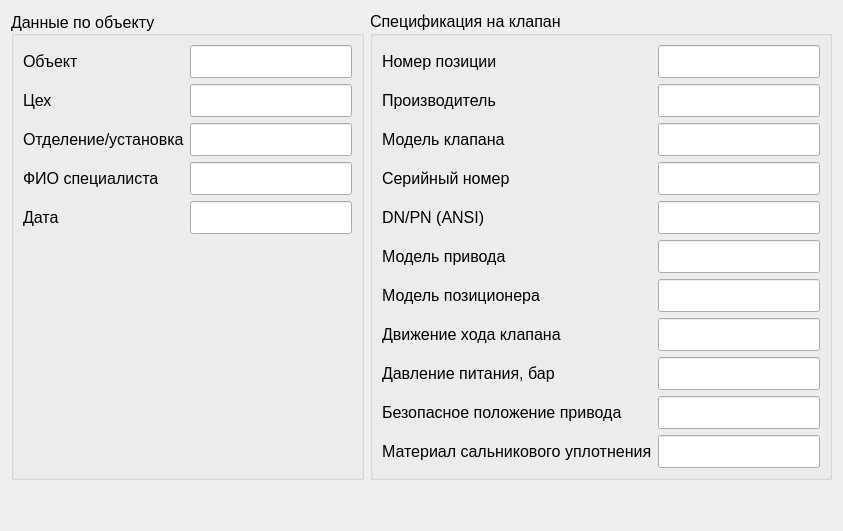
          <widget class="QWidget" name="tab_info">
           <attribute name="title">
            <string>Общие данные</string>
           </attribute>
           <layout class="QGridLayout" name="gridLayout_8">
            <item row="0" column="0">
             <widget class="QGroupBox" name="groupBox_reportGenerationGeneral_objectData">
              <property name="sizePolicy">
               <sizepolicy hsizetype="Expanding" vsizetype="Preferred">
                <horstretch>0</horstretch>
                <verstretch>0</verstretch>
               </sizepolicy>
              </property>
              <property name="font">
               <font>
                <family>Segoe UI</family>
                <pointsize>12</pointsize>
               </font>
              </property>
              <property name="title">
               <string>Данные по объекту</string>
              </property>
              <property name="alignment">
               <set>Qt::AlignmentFlag::AlignLeading|Qt::AlignmentFlag::AlignLeft|Qt::AlignmentFlag::AlignVCenter</set>
              </property>
              <layout class="QFormLayout" name="formLayout_3">
               <item row="0" column="0">
                <widget class="QLabel" name="label_object">
                 <property name="sizePolicy">
                  <sizepolicy hsizetype="Expanding" vsizetype="Preferred">
                   <horstretch>0</horstretch>
                   <verstretch>0</verstretch>
                  </sizepolicy>
                 </property>
                 <property name="minimumSize">
                  <size>
                   <width>150</width>
                   <height>0</height>
                  </size>
                 </property>
                 <property name="text">
                  <string>Объект</string>
                 </property>
                </widget>
               </item>
               <item row="0" column="1">
                <widget class="QLineEdit" name="lineEdit_object">
                 <property name="sizePolicy">
                  <sizepolicy hsizetype="Expanding" vsizetype="Fixed">
                   <horstretch>0</horstretch>
                   <verstretch>0</verstretch>
                  </sizepolicy>
                 </property>
                 <property name="styleSheet">
                  <string notr="true">padding: 5px 10px;</string>
                 </property>
                 <property name="readOnly">
                  <bool>true</bool>
                 </property>
                 <property name="clearButtonEnabled">
                  <bool>false</bool>
                 </property>
                </widget>
               </item>
               <item row="1" column="0">
                <widget class="QLabel" name="label_manufacture">
                 <property name="sizePolicy">
                  <sizepolicy hsizetype="Expanding" vsizetype="Preferred">
                   <horstretch>0</horstretch>
                   <verstretch>0</verstretch>
                  </sizepolicy>
                 </property>
                 <property name="minimumSize">
                  <size>
                   <width>150</width>
                   <height>0</height>
                  </size>
                 </property>
                 <property name="text">
                  <string>Цех</string>
                 </property>
                </widget>
               </item>
               <item row="1" column="1">
                <widget class="QLineEdit" name="lineEdit_manufacture">
                 <property name="sizePolicy">
                  <sizepolicy hsizetype="Expanding" vsizetype="Fixed">
                   <horstretch>0</horstretch>
                   <verstretch>0</verstretch>
                  </sizepolicy>
                 </property>
                 <property name="font">
                  <font>
                   <family>Segoe UI</family>
                   <pointsize>12</pointsize>
                  </font>
                 </property>
                 <property name="styleSheet">
                  <string notr="true">padding: 5px 10px;</string>
                 </property>
                 <property name="readOnly">
                  <bool>true</bool>
                 </property>
                 <property name="clearButtonEnabled">
                  <bool>false</bool>
                 </property>
                </widget>
               </item>
               <item row="2" column="0">
                <widget class="QLabel" name="label_department">
                 <property name="sizePolicy">
                  <sizepolicy hsizetype="Expanding" vsizetype="Preferred">
                   <horstretch>0</horstretch>
                   <verstretch>0</verstretch>
                  </sizepolicy>
                 </property>
                 <property name="minimumSize">
                  <size>
                   <width>150</width>
                   <height>0</height>
                  </size>
                 </property>
                 <property name="text">
                  <string>Отделение/установка</string>
                 </property>
                </widget>
               </item>
               <item row="2" column="1">
                <widget class="QLineEdit" name="lineEdit_department">
                 <property name="sizePolicy">
                  <sizepolicy hsizetype="Expanding" vsizetype="Fixed">
                   <horstretch>0</horstretch>
                   <verstretch>0</verstretch>
                  </sizepolicy>
                 </property>
                 <property name="font">
                  <font>
                   <family>Segoe UI</family>
                   <pointsize>12</pointsize>
                  </font>
                 </property>
                 <property name="styleSheet">
                  <string notr="true">padding: 5px 10px;</string>
                 </property>
                 <property name="readOnly">
                  <bool>true</bool>
                 </property>
                 <property name="clearButtonEnabled">
                  <bool>false</bool>
                 </property>
                </widget>
               </item>
               <item row="3" column="0">
                <widget class="QLabel" name="label_FIO">
                 <property name="sizePolicy">
                  <sizepolicy hsizetype="Expanding" vsizetype="Preferred">
                   <horstretch>0</horstretch>
                   <verstretch>0</verstretch>
                  </sizepolicy>
                 </property>
                 <property name="minimumSize">
                  <size>
                   <width>150</width>
                   <height>0</height>
                  </size>
                 </property>
                 <property name="text">
                  <string>ФИО специалиста</string>
                 </property>
                </widget>
               </item>
               <item row="3" column="1">
                <widget class="QLineEdit" name="lineEdit_FIO">
                 <property name="sizePolicy">
                  <sizepolicy hsizetype="Expanding" vsizetype="Fixed">
                   <horstretch>0</horstretch>
                   <verstretch>0</verstretch>
                  </sizepolicy>
                 </property>
                 <property name="font">
                  <font>
                   <family>Segoe UI</family>
                   <pointsize>12</pointsize>
                  </font>
                 </property>
                 <property name="styleSheet">
                  <string notr="true">padding: 5px 10px;</string>
                 </property>
                 <property name="readOnly">
                  <bool>true</bool>
                 </property>
                 <property name="clearButtonEnabled">
                  <bool>false</bool>
                 </property>
                </widget>
               </item>
               <item row="4" column="0">
                <widget class="QLabel" name="label_date">
                 <property name="sizePolicy">
                  <sizepolicy hsizetype="Expanding" vsizetype="Preferred">
                   <horstretch>0</horstretch>
                   <verstretch>0</verstretch>
                  </sizepolicy>
                 </property>
                 <property name="minimumSize">
                  <size>
                   <width>150</width>
                   <height>0</height>
                  </size>
                 </property>
                 <property name="text">
                  <string>Дата</string>
                 </property>
                </widget>
               </item>
               <item row="4" column="1">
                <widget class="QLineEdit" name="lineEdit_date">
                 <property name="sizePolicy">
                  <sizepolicy hsizetype="Expanding" vsizetype="Fixed">
                   <horstretch>0</horstretch>
                   <verstretch>0</verstretch>
                  </sizepolicy>
                 </property>
                 <property name="font">
                  <font>
                   <family>Segoe UI</family>
                   <pointsize>12</pointsize>
                  </font>
                 </property>
                 <property name="styleSheet">
                  <string notr="true">padding: 5px 10px;</string>
                 </property>
                 <property name="readOnly">
                  <bool>true</bool>
                 </property>
                 <property name="clearButtonEnabled">
                  <bool>false</bool>
                 </property>
                </widget>
               </item>
              </layout>
             </widget>
            </item>
            <item row="1" column="1">
             <spacer name="verticalSpacer_4">
              <property name="orientation">
               <enum>Qt::Orientation::Vertical</enum>
              </property>
              <property name="sizeHint" stdset="0">
               <size>
                <width>20</width>
                <height>40</height>
               </size>
              </property>
             </spacer>
            </item>
            <item row="0" column="1">
             <widget class="QGroupBox" name="groupBox_reportGenerationGeneral_valveSpecification">
              <property name="sizePolicy">
               <sizepolicy hsizetype="Preferred" vsizetype="Preferred">
                <horstretch>0</horstretch>
                <verstretch>0</verstretch>
               </sizepolicy>
              </property>
              <property name="font">
               <font>
                <family>Segoe UI</family>
                <pointsize>12</pointsize>
               </font>
              </property>
              <property name="title">
               <string>Спецификация на клапан</string>
              </property>
              <layout class="QFormLayout" name="formLayout">
               <item row="0" column="0">
                <widget class="QLabel" name="label_positionNumber">
                 <property name="sizePolicy">
                  <sizepolicy hsizetype="Expanding" vsizetype="Preferred">
                   <horstretch>0</horstretch>
                   <verstretch>0</verstretch>
                  </sizepolicy>
                 </property>
                 <property name="minimumSize">
                  <size>
                   <width>262</width>
                   <height>0</height>
                  </size>
                 </property>
                 <property name="font">
                  <font>
                   <family>Segoe UI</family>
                   <pointsize>12</pointsize>
                  </font>
                 </property>
                 <property name="text">
                  <string>Номер позиции</string>
                 </property>
                </widget>
               </item>
               <item row="0" column="1">
                <widget class="QLineEdit" name="lineEdit_positionNumber">
                 <property name="sizePolicy">
                  <sizepolicy hsizetype="Expanding" vsizetype="Fixed">
                   <horstretch>0</horstretch>
                   <verstretch>0</verstretch>
                  </sizepolicy>
                 </property>
                 <property name="font">
                  <font>
                   <family>Segoe UI</family>
                   <pointsize>12</pointsize>
                  </font>
                 </property>
                 <property name="styleSheet">
                  <string notr="true">padding: 5px 10px;</string>
                 </property>
                 <property name="readOnly">
                  <bool>true</bool>
                 </property>
                 <property name="clearButtonEnabled">
                  <bool>false</bool>
                 </property>
                </widget>
               </item>
               <item row="1" column="0">
                <widget class="QLabel" name="label_manufacturer">
                 <property name="sizePolicy">
                  <sizepolicy hsizetype="Expanding" vsizetype="Preferred">
                   <horstretch>0</horstretch>
                   <verstretch>0</verstretch>
                  </sizepolicy>
                 </property>
                 <property name="minimumSize">
                  <size>
                   <width>262</width>
                   <height>0</height>
                  </size>
                 </property>
                 <property name="font">
                  <font>
                   <family>Segoe UI</family>
                   <pointsize>12</pointsize>
                  </font>
                 </property>
                 <property name="text">
                  <string>Производитель</string>
                 </property>
                </widget>
               </item>
               <item row="1" column="1">
                <widget class="QLineEdit" name="lineEdit_manufacturer">
                 <property name="sizePolicy">
                  <sizepolicy hsizetype="Expanding" vsizetype="Maximum">
                   <horstretch>0</horstretch>
                   <verstretch>0</verstretch>
                  </sizepolicy>
                 </property>
                 <property name="font">
                  <font>
                   <family>Segoe UI</family>
                   <pointsize>12</pointsize>
                  </font>
                 </property>
                 <property name="styleSheet">
                  <string notr="true">padding: 5px 10px;</string>
                 </property>
                 <property name="readOnly">
                  <bool>true</bool>
                 </property>
                 <property name="clearButtonEnabled">
                  <bool>false</bool>
                 </property>
                </widget>
               </item>
               <item row="2" column="0">
                <widget class="QLabel" name="label_valveModel">
                 <property name="sizePolicy">
                  <sizepolicy hsizetype="Expanding" vsizetype="Preferred">
                   <horstretch>0</horstretch>
                   <verstretch>0</verstretch>
                  </sizepolicy>
                 </property>
                 <property name="minimumSize">
                  <size>
                   <width>262</width>
                   <height>0</height>
                  </size>
                 </property>
                 <property name="font">
                  <font>
                   <family>Segoe UI</family>
                   <pointsize>12</pointsize>
                  </font>
                 </property>
                 <property name="text">
                  <string>Модель клапана</string>
                 </property>
                </widget>
               </item>
               <item row="2" column="1">
                <widget class="QLineEdit" name="lineEdit_valveModel">
                 <property name="sizePolicy">
                  <sizepolicy hsizetype="Expanding" vsizetype="Fixed">
                   <horstretch>0</horstretch>
                   <verstretch>0</verstretch>
                  </sizepolicy>
                 </property>
                 <property name="font">
                  <font>
                   <family>Segoe UI</family>
                   <pointsize>12</pointsize>
                  </font>
                 </property>
                 <property name="styleSheet">
                  <string notr="true">padding: 5px 10px;</string>
                 </property>
                 <property name="readOnly">
                  <bool>true</bool>
                 </property>
                 <property name="clearButtonEnabled">
                  <bool>false</bool>
                 </property>
                </widget>
               </item>
               <item row="3" column="0">
                <widget class="QLabel" name="label_serialNumber">
                 <property name="sizePolicy">
                  <sizepolicy hsizetype="Expanding" vsizetype="Preferred">
                   <horstretch>0</horstretch>
                   <verstretch>0</verstretch>
                  </sizepolicy>
                 </property>
                 <property name="minimumSize">
                  <size>
                   <width>262</width>
                   <height>0</height>
                  </size>
                 </property>
                 <property name="font">
                  <font>
                   <family>Segoe UI</family>
                   <pointsize>12</pointsize>
                  </font>
                 </property>
                 <property name="text">
                  <string>Серийный номер</string>
                 </property>
                </widget>
               </item>
               <item row="3" column="1">
                <widget class="QLineEdit" name="lineEdit_serialNumber">
                 <property name="sizePolicy">
                  <sizepolicy hsizetype="Expanding" vsizetype="Fixed">
                   <horstretch>0</horstretch>
                   <verstretch>0</verstretch>
                  </sizepolicy>
                 </property>
                 <property name="font">
                  <font>
                   <family>Segoe UI</family>
                   <pointsize>12</pointsize>
                  </font>
                 </property>
                 <property name="styleSheet">
                  <string notr="true">padding: 5px 10px;</string>
                 </property>
                 <property name="readOnly">
                  <bool>true</bool>
                 </property>
                 <property name="clearButtonEnabled">
                  <bool>false</bool>
                 </property>
                </widget>
               </item>
               <item row="4" column="0">
                <widget class="QLabel" name="label_DNPN">
                 <property name="sizePolicy">
                  <sizepolicy hsizetype="Expanding" vsizetype="Preferred">
                   <horstretch>0</horstretch>
                   <verstretch>0</verstretch>
                  </sizepolicy>
                 </property>
                 <property name="minimumSize">
                  <size>
                   <width>262</width>
                   <height>0</height>
                  </size>
                 </property>
                 <property name="font">
                  <font>
                   <family>Segoe UI</family>
                   <pointsize>12</pointsize>
                  </font>
                 </property>
                 <property name="text">
                  <string>DN/PN (ANSI)</string>
                 </property>
                </widget>
               </item>
               <item row="4" column="1">
                <widget class="QLineEdit" name="lineEdit_DNPN">
                 <property name="sizePolicy">
                  <sizepolicy hsizetype="Expanding" vsizetype="Fixed">
                   <horstretch>0</horstretch>
                   <verstretch>0</verstretch>
                  </sizepolicy>
                 </property>
                 <property name="font">
                  <font>
                   <family>Segoe UI</family>
                   <pointsize>12</pointsize>
                  </font>
                 </property>
                 <property name="styleSheet">
                  <string notr="true">padding: 5px 10px;</string>
                 </property>
                 <property name="text">
                  <string/>
                 </property>
                 <property name="readOnly">
                  <bool>true</bool>
                 </property>
                 <property name="clearButtonEnabled">
                  <bool>false</bool>
                 </property>
                </widget>
               </item>
               <item row="5" column="0">
                <widget class="QLabel" name="label_driveModel">
                 <property name="sizePolicy">
                  <sizepolicy hsizetype="Expanding" vsizetype="Preferred">
                   <horstretch>0</horstretch>
                   <verstretch>0</verstretch>
                  </sizepolicy>
                 </property>
                 <property name="minimumSize">
                  <size>
                   <width>262</width>
                   <height>0</height>
                  </size>
                 </property>
                 <property name="text">
                  <string>Модель привода</string>
                 </property>
                </widget>
               </item>
               <item row="5" column="1">
                <widget class="QLineEdit" name="lineEdit_driveModel">
                 <property name="sizePolicy">
                  <sizepolicy hsizetype="Expanding" vsizetype="Fixed">
                   <horstretch>0</horstretch>
                   <verstretch>0</verstretch>
                  </sizepolicy>
                 </property>
                 <property name="font">
                  <font>
                   <family>Segoe UI</family>
                   <pointsize>12</pointsize>
                  </font>
                 </property>
                 <property name="styleSheet">
                  <string notr="true">padding: 5px 10px;</string>
                 </property>
                 <property name="readOnly">
                  <bool>true</bool>
                 </property>
                 <property name="clearButtonEnabled">
                  <bool>false</bool>
                 </property>
                </widget>
               </item>
               <item row="6" column="0">
                <widget class="QLabel" name="label_positionerModel">
                 <property name="sizePolicy">
                  <sizepolicy hsizetype="Expanding" vsizetype="Preferred">
                   <horstretch>0</horstretch>
                   <verstretch>0</verstretch>
                  </sizepolicy>
                 </property>
                 <property name="minimumSize">
                  <size>
                   <width>262</width>
                   <height>0</height>
                  </size>
                 </property>
                 <property name="font">
                  <font>
                   <family>Segoe UI</family>
                   <pointsize>12</pointsize>
                  </font>
                 </property>
                 <property name="text">
                  <string>Модель позиционера</string>
                 </property>
                </widget>
               </item>
               <item row="6" column="1">
                <widget class="QLineEdit" name="lineEdit_positionerModel">
                 <property name="sizePolicy">
                  <sizepolicy hsizetype="Expanding" vsizetype="Fixed">
                   <horstretch>0</horstretch>
                   <verstretch>0</verstretch>
                  </sizepolicy>
                 </property>
                 <property name="font">
                  <font>
                   <family>Segoe UI</family>
                   <pointsize>12</pointsize>
                  </font>
                 </property>
                 <property name="styleSheet">
                  <string notr="true">padding: 5px 10px;</string>
                 </property>
                 <property name="readOnly">
                  <bool>true</bool>
                 </property>
                 <property name="clearButtonEnabled">
                  <bool>false</bool>
                 </property>
                </widget>
               </item>
               <item row="7" column="0">
                <widget class="QLabel" name="label_strokeMovement">
                 <property name="sizePolicy">
                  <sizepolicy hsizetype="Expanding" vsizetype="Preferred">
                   <horstretch>0</horstretch>
                   <verstretch>0</verstretch>
                  </sizepolicy>
                 </property>
                 <property name="minimumSize">
                  <size>
                   <width>262</width>
                   <height>0</height>
                  </size>
                 </property>
                 <property name="font">
                  <font>
                   <family>Segoe UI</family>
                   <pointsize>12</pointsize>
                  </font>
                 </property>
                 <property name="text">
                  <string>Движение хода клапана</string>
                 </property>
                </widget>
               </item>
               <item row="7" column="1">
                <widget class="QLineEdit" name="lineEdit_strokeMovement">
                 <property name="sizePolicy">
                  <sizepolicy hsizetype="Expanding" vsizetype="Fixed">
                   <horstretch>0</horstretch>
                   <verstretch>0</verstretch>
                  </sizepolicy>
                 </property>
                 <property name="font">
                  <font>
                   <family>Segoe UI</family>
                   <pointsize>12</pointsize>
                  </font>
                 </property>
                 <property name="styleSheet">
                  <string notr="true">padding: 5px 10px;</string>
                 </property>
                 <property name="readOnly">
                  <bool>true</bool>
                 </property>
                 <property name="clearButtonEnabled">
                  <bool>false</bool>
                 </property>
                </widget>
               </item>
               <item row="8" column="0">
                <widget class="QLabel" name="label_pressure">
                 <property name="sizePolicy">
                  <sizepolicy hsizetype="Expanding" vsizetype="Preferred">
                   <horstretch>0</horstretch>
                   <verstretch>0</verstretch>
                  </sizepolicy>
                 </property>
                 <property name="minimumSize">
                  <size>
                   <width>262</width>
                   <height>0</height>
                  </size>
                 </property>
                 <property name="font">
                  <font>
                   <family>Segoe UI</family>
                   <pointsize>12</pointsize>
                  </font>
                 </property>
                 <property name="text">
                  <string>Давление питания, бар</string>
                 </property>
                </widget>
               </item>
               <item row="8" column="1">
                <widget class="QLineEdit" name="lineEdit_supplyPressure">
                 <property name="sizePolicy">
                  <sizepolicy hsizetype="Expanding" vsizetype="Fixed">
                   <horstretch>0</horstretch>
                   <verstretch>0</verstretch>
                  </sizepolicy>
                 </property>
                 <property name="font">
                  <font>
                   <family>Segoe UI</family>
                   <pointsize>12</pointsize>
                  </font>
                 </property>
                 <property name="styleSheet">
                  <string notr="true">padding: 5px 10px;</string>
                 </property>
                 <property name="readOnly">
                  <bool>false</bool>
                 </property>
                 <property name="clearButtonEnabled">
                  <bool>false</bool>
                 </property>
                </widget>
               </item>
               <item row="9" column="0">
                <widget class="QLabel" name="label_safePosition">
                 <property name="sizePolicy">
                  <sizepolicy hsizetype="Expanding" vsizetype="Preferred">
                   <horstretch>0</horstretch>
                   <verstretch>0</verstretch>
                  </sizepolicy>
                 </property>
                 <property name="minimumSize">
                  <size>
                   <width>262</width>
                   <height>0</height>
                  </size>
                 </property>
                 <property name="font">
                  <font>
                   <family>Segoe UI</family>
                   <pointsize>12</pointsize>
                  </font>
                 </property>
                 <property name="text">
                  <string>Безопасное положение привода</string>
                 </property>
                </widget>
               </item>
               <item row="9" column="1">
                <widget class="QLineEdit" name="lineEdit_safePosition">
                 <property name="sizePolicy">
                  <sizepolicy hsizetype="Expanding" vsizetype="Fixed">
                   <horstretch>0</horstretch>
                   <verstretch>0</verstretch>
                  </sizepolicy>
                 </property>
                 <property name="font">
                  <font>
                   <family>Segoe UI</family>
                   <pointsize>12</pointsize>
                  </font>
                 </property>
                 <property name="styleSheet">
                  <string notr="true">padding: 5px 10px;</string>
                 </property>
                 <property name="readOnly">
                  <bool>true</bool>
                 </property>
                 <property name="clearButtonEnabled">
                  <bool>false</bool>
                 </property>
                </widget>
               </item>
               <item row="10" column="0">
                <widget class="QLabel" name="label_materialStuffingBoxSeal">
                 <property name="sizePolicy">
                  <sizepolicy hsizetype="Expanding" vsizetype="Preferred">
                   <horstretch>0</horstretch>
                   <verstretch>0</verstretch>
                  </sizepolicy>
                 </property>
                 <property name="minimumSize">
                  <size>
                   <width>262</width>
                   <height>0</height>
                  </size>
                 </property>
                 <property name="font">
                  <font>
                   <family>Segoe UI</family>
                   <pointsize>12</pointsize>
                  </font>
                 </property>
                 <property name="text">
                  <string>Материал сальникового уплотнения</string>
                 </property>
                </widget>
               </item>
               <item row="10" column="1">
                <widget class="QLineEdit" name="lineEdit_materialStuffingBoxSeal">
                 <property name="sizePolicy">
                  <sizepolicy hsizetype="Expanding" vsizetype="Fixed">
                   <horstretch>0</horstretch>
                   <verstretch>0</verstretch>
                  </sizepolicy>
                 </property>
                 <property name="font">
                  <font>
                   <family>Segoe UI</family>
                   <pointsize>12</pointsize>
                  </font>
                 </property>
                 <property name="styleSheet">
                  <string notr="true">padding: 5px 10px;</string>
                 </property>
                 <property name="readOnly">
                  <bool>true</bool>
                 </property>
                 <property name="clearButtonEnabled">
                  <bool>false</bool>
                 </property>
                </widget>
               </item>
              </layout>
             </widget>
            </item>
           </layout>
          </widget>
